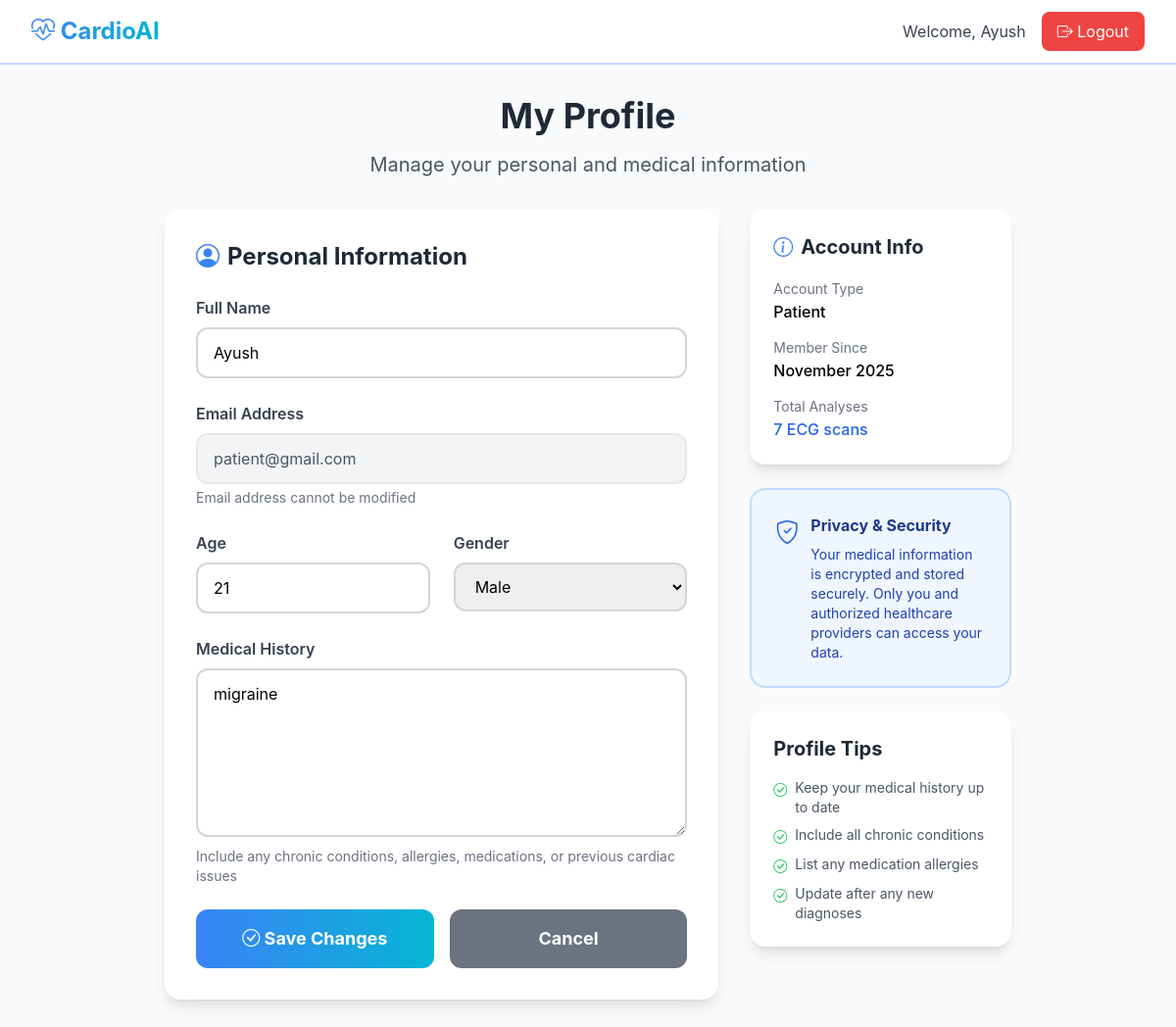
Screenshot of /profile (signed in) with the database file from the repository.
### tables this page shows
CREATE TABLE users (
            id INTEGER PRIMARY KEY AUTOINCREMENT,
            name TEXT NOT NULL,
            email TEXT UNIQUE NOT NULL,
            password TEXT NOT NULL,
            role TEXT NOT NULL,
            created_at TIMESTAMP DEFAULT CURRENT_TIMESTAMP
        , is_blocked INTEGER DEFAULT 0);

CREATE TABLE patients (
            user_id INTEGER PRIMARY KEY,
            age INTEGER,
            gender TEXT,
            medical_history TEXT,
            FOREIGN KEY (user_id) REFERENCES users (id)
        );

### app.py (the view)
    def decorated_function(*args, **kwargs):
        if 'user_id' not in session or session.get('role') != 'patient':
            flash('Access denied. Patient login required.', 'error')
            return redirect(url_for('login'))
        return f(*args, **kwargs)

### app.py (called while the page is built, shortened)
def get_db_connection():
    conn = sqlite3.connect('database.db')
    conn.row_factory = sqlite3.Row
    return conn

def convert_row_to_dict(row):
    if row is None:
        return None
    row_dict = dict(row)
    if 'created_at' in row_dict and row_dict['created_at']:
        try:
            row_dict['created_at'] = datetime.strptime(row_dict['created_at'], '%Y-%m-%d %H:%M:%S')
        except:
            row_dict['created_at'] = datetime.now()
    return row_dict

def patient_required(f):
    def decorated_function(*args, **kwargs):
        if 'user_id' not in session or session.get('role') != 'patient':
            flash('Access denied. Patient login required.', 'error')
            return redirect(url_for('login'))
        return f(*args, **kwargs)
    decorated_function.__name__ = f.__name__
    return decorated_function

@app.route('/profile', methods=['GET', 'POST'])
@patient_required
def profile():
    conn = get_db_connection()
    user = conn.execute('SELECT * FROM users WHERE id = ?', (session['user_id'],)).fetchone()
    user = convert_row_to_dict(user)
    patient_info = conn.execute('SELECT * FROM patients WHERE user_id = ?', (session['user_id'],)).fetchone()
    analysis_count = conn.execute('SELECT COUNT(*) FROM predictions WHERE patient_id = ?', (session['user_id'],)).fetchone()[0]
    conn.close()
    return render_template('profile.html', user=user, patient_info=patient_info, analysis_count=analysis_count)

### templates/profile.html (shortened to what this page needs)
{% extends "base.html" %}
{% block content %}
<div class="min-h-screen bg-gray-50 py-8">
    <div class="max-w-4xl mx-auto px-4">
        <div class="text-center mb-8">
            <h1 class="text-4xl font-bold text-gray-800 mb-4">My Profile</h1>
            <p class="text-xl text-gray-600">Manage your personal and medical information</p>
        </div>
        <div class="grid lg:grid-cols-3 gap-8">
            <div class="lg:col-span-2">
                <div class="bg-white rounded-2xl shadow-lg p-8">
                    <h2 class="text-2xl font-bold text-gray-800 mb-6 flex items-center gap-2">
                        <i class="bi bi-person-circle text-blue-500"></i>
                        Personal Information
                    </h2>
                    <form action="/profile" method="post" class="space-y-6">
                        <div>
                            <label class="block text-gray-700 font-semibold mb-2">Full Name</label>
                            <input type="text" name="name" value="{{ user.name }}" required
                                   class="w-full border-2 border-gray-300 rounded-xl px-4 py-3 focus:border-blue-500 focus:outline-none"
                                   placeholder="Enter your full name">
                        </div>
                        <div>
                            <label class="block text-gray-700 font-semibold mb-2">Email Address</label>
                            <input type="email" value="{{ user.email }}" disabled
                                   class="w-full border-2 border-gray-200 rounded-xl px-4 py-3 bg-gray-100 text-gray-600"
                                   placeholder="Email cannot be changed">
                            <p class="text-sm text-gray-500 mt-1">Email address cannot be modified</p>
                        </div>
                        <div class="grid md:grid-cols-2 gap-6">
                            <div>
                                <label class="block text-gray-700 font-semibold mb-2">Age</label>
                                <input type="number" name="age" value="{{ patient_info.age or '' }}" min="1" max="120"
                                       class="w-full border-2 border-gray-300 rounded-xl px-4 py-3 focus:border-blue-500 focus:outline-none"
                                       placeholder="Enter your age">
                            </div>
                            <div>
                                <label class="block text-gray-700 font-semibold mb-2">Gender</label>
                                <select name="gender" class="w-full border-2 border-gray-300 rounded-xl px-4 py-3 focus:border-blue-500 focus:outline-none">
                                    <option value="male" {% if patient_info.gender == 'male' %}selected{% endif %}>Male</option>
                                </select>
                            </div>
                        </div>
                        <div>
                            <label class="block text-gray-700 font-semibold mb-2">Medical History</label>
                            <textarea name="medical_history" rows="6"
                                      class="w-full border-2 border-gray-300 rounded-xl px-4 py-3 focus:border-blue-500 focus:outline-none"
                                      placeholder="Enter relevant medical history, conditions, allergies, previous surgeries, etc.">{{ patient_info.medical_history or '' }}</textarea>
                            <p class="text-sm text-gray-500 mt-1">Include any chronic conditions, allergies, medications, or previous cardiac issues</p>
                        </div>
                        <div class="flex gap-4">
                            <button type="submit"
                                    class="flex-1 bg-gradient-to-r from-blue-500 to-cyan-500 text-white py-4 rounded-xl font-bold text-lg hover:shadow-lg transition-all">
                                <i class="bi bi-check-circle"></i> Save Changes
                            </button>
                            <a href="/patient_dashboard"
                               class="flex-1 bg-gray-500 text-white py-4 rounded-xl font-bold text-lg text-center hover:bg-gray-600 transition-all">
                                Cancel
                            </a>
                        </div>
                    </form>
                </div>
            </div>
            <div class="space-y-6">
                <div class="bg-white rounded-2xl shadow-lg p-6">
                    <h3 class="text-xl font-bold text-gray-800 mb-4 flex items-center gap-2">
                        <i class="bi bi-info-circle text-blue-500"></i>
                        Account Info
                    </h3>
                    <div class="space-y-3">
                        <div>
                            <label class="text-sm text-gray-500">Account Type</label>
                            <p class="font-medium">Patient</p>
                        </div>
                        <div>
                            <label class="text-sm text-gray-500">Member Since</label>
                            <p class="font-medium">{{ user.created_at.strftime('%B %Y') if user.created_at is not string else 'N/A' }}</p>
                        </div>
                        <div>
                            <label class="text-sm text-gray-500">Total Analyses</label>
                            <p class="font-medium text-blue-600">{{ analysis_count }} ECG scans</p>
                        </div>
                    </div>
                </div>
                <div class="bg-blue-50 border-2 border-blue-200 rounded-2xl p-6">
                    <div class="flex items-start gap-3">
                        <i class="bi bi-shield-check text-blue-600 text-2xl mt-1"></i>
                        <div>
                            <h4 class="font-bold text-blue-900 mb-2">Privacy & Security</h4>
                            <p class="text-blue-800 text-sm">
                                Your medical information is encrypted and stored securely. Only you and authorized healthcare providers can access your data.
                            </p>
                        </div>
                    </div>
                </div>
                <div class="bg-white rounded-2xl shadow-lg p-6">
                    <h3 class="text-xl font-bold text-gray-800 mb-4">Profile Tips</h3>
                    <ul class="space-y-2 text-sm text-gray-600">
                        <li class="flex items-start gap-2">
                            <i class="bi bi-check-circle text-green-500 mt-0.5"></i>
                            <span>Keep your medical history up to date</span>
                        </li>
                        <li class="flex items-start gap-2">
                            <i class="bi bi-check-circle text-green-500 mt-0.5"></i>
                            <span>Include all chronic conditions</span>
                        </li>
                        <li class="flex items-start gap-2">
                            <i class="bi bi-check-circle text-green-500 mt-0.5"></i>
                            <span>List any medication allergies</span>
                        </li>
                        <li class="flex items-start gap-2">
                            <i class="bi bi-check-circle text-green-500 mt-0.5"></i>
                            <span>Update after any new diagnoses</span>
                        </li>
                    </ul>
                </div>
            </div>
        </div>
    </div>
</div>
{% endblock %}

### templates/base.html (shortened to what this page needs)
<!DOCTYPE html>
<html lang="en">
<head>
    <script src="https://cdn.tailwindcss.com"></script>
    <link rel="stylesheet" href="https://cdn.jsdelivr.net/npm/bootstrap-icons@1.11.3/font/bootstrap-icons.min.css">
</head>
<body class="gradient-bg min-h-screen">
    <nav class="bg-white shadow-lg border-b-2 border-blue-200">
        <div class="max-w-7xl mx-auto px-4 sm:px-6 lg:px-8">
            <div class="flex justify-between h-16">
                <div class="flex items-center">
                    <a href="/" class="text-2xl font-bold bg-gradient-to-r from-blue-500 to-cyan-500 bg-clip-text text-transparent">
                        <i class="bi bi-heart-pulse"></i> CardioAI
                    </a>
                </div>
                <div class="flex items-center space-x-4">
                    {% if session.user_id %}
                        <span class="text-gray-700">Welcome, {{ session.name }}</span>
                        <a href="/logout" class="bg-red-500 text-white px-4 py-2 rounded-lg hover:bg-red-600">
                            <i class="bi bi-box-arrow-right"></i> Logout
                        </a>
                    {% else %}
                        <a href="/login" class="text-blue-600 hover:text-blue-800">Login</a>
                        <a href="/signup" class="bg-blue-500 text-white px-4 py-2 rounded-lg hover:bg-blue-600">Sign Up</a>
                    {% endif %}
                </div>
            </div>
        </div>
    </nav>
    <main>
        {% block content %}{% endblock %}
    </main>
</body>
</html>

### templates/base.html (style rules this page uses)
body { font-family: 'Inter', system-ui, -apple-system, sans-serif; }
.gradient-bg { background: linear-gradient(135deg, #e0f2fe 0%, #bfdbfe 50%, #fff 100%); }

### rows the page displays
users: name "Ayush", email "patient@gmail.com"
patients: age "21", gender "Male", medical_history "migraine"

### other values shown
{{ analysis_count }} "7"
